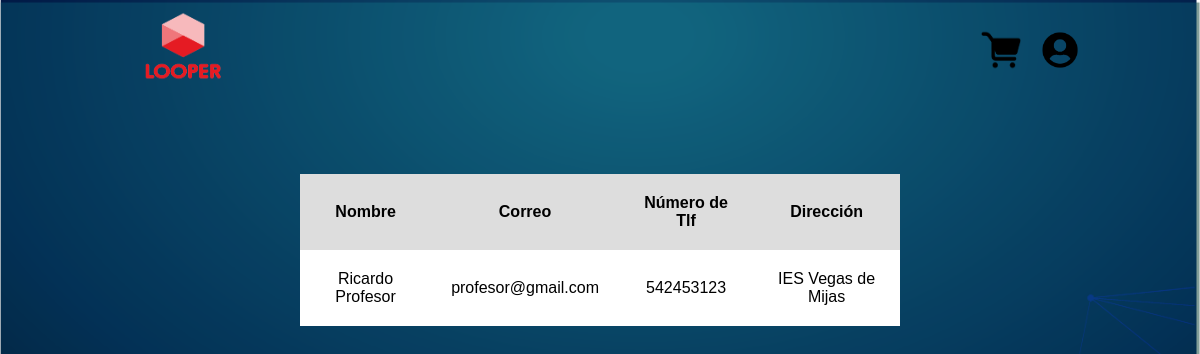
Page /perfil.php (signed in) on the committed database.
### tables this page shows
CREATE TABLE `usuario` (
  `codigo` int(10) UNSIGNED NOT NULL,
  `email` varchar(50) DEFAULT NULL,
  `nombre` varchar(20) DEFAULT NULL,
  `apellidos` varchar(40) DEFAULT NULL,
  `direccion` varchar(50) DEFAULT NULL,
  `telefono` int(9) DEFAULT NULL,
  `contraseña` varchar(255) DEFAULT NULL,
  `Jefe` varchar(2) DEFAULT 'No',
  `activo` int(1) NOT NULL DEFAULT 1
);

### perfil.php (the view, shortened to what this page needs)
<?php
$email = $_SESSION["email"];
$conexion = new PDO("mysql:host=localhost;dbname=tienda", "root", "");
$datos = "SELECT * FROM usuario WHERE email = '$email'";
$conectD = $conexion->query($datos);
$mostrarD = $conectD->fetch();
?>
<!DOCTYPE html>
<html lang="es">
<head>
    <link href="css/css.css" rel="stylesheet" type="text/css">
</head>
<body>
    <div class="navbar">
        <a href="tienda.php"><img src="img/logo.png" class="logo"></a>
        <ul>
            <li><a href="carrito.php"><img src="img/cesta.png" class="cesta"></a></li>
            <li><a href="perfil.php"><img src="img/user.png" class="user"></a>
            </li>
        </ul>
    </div>
    <table>
        <tr>
            <th>Nombre</th>
            <th>Correo</th>
            <th>Número de Tlf</th>
            <th>Dirección</th>
        </tr>
        <tr>
            <?php
            echo "<td>$mostrarD[2] $mostrarD[3]</td>";
            echo "<td>$mostrarD[1]</td>";
            echo "<td>$mostrarD[5]</td>";
            echo "<td>$mostrarD[4]</td>";
            ?>
        </tr>
    </table>
</body>
</html>

### css/css.css (style rules this page uses)
* { margin: 0; padding: 0; }
body { font-family: Arial; background-image: url('../img/bg.png'); background-size: cover; }
img { width: 80px; height: 80px; }
table { background-color: white; text-align: center; border-collapse: collapse; width: 100%; margin: 70px auto; width: 600px; }
th,td { padding: 20px; }
tr:nth-child(odd) { background-color: #ddd; }
.logo { width: 130px; cursor: pointer; }
.navbar { width: 80%; margin: auto; padding: 10px 0; display: flex; align-items: center; justify-content: space-between; }
.navbar ul li { list-style: none; display: inline-block; margin: 10 0px; position: relative; }
.navbar ul li a { text-decoration: none; color: white; font-family: Roboto, "sans-serif"; font-size: 1.2rem; }
.navbar ul li::before { content: ""; height: 3px; width: 0%; background: yellowgreen; position: absolute; left: 0; bottom: -12px; margin-bottom: 14%; transition: 0.2s ease-out; }
.user { width: 40px; height: 40px; }
.cesta { width: 70px; height: 40px; }

### rows in the picture
usuario: nombre "Ricardo", apellidos "Profesor", email "profesor@gmail.com", telefono "542453123", direccion "IES Vegas de Mijas"
